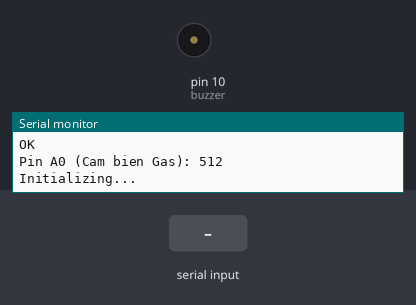
This sketch was run on a simulated Arduino Uno, built with avr-gcc and run on an emulated ATmega328P. On the bench: buzzer (waves = sounding), the last lines printed to the serial monitor. Inputs (shaded band) come from the test bench. The modem accepts every AT command (registered, SIM ready, sends succeed) and sends nothing else.

Above: at 3.2 s.
3.3 s: "1" received over the second serial link
At 6.0 s:
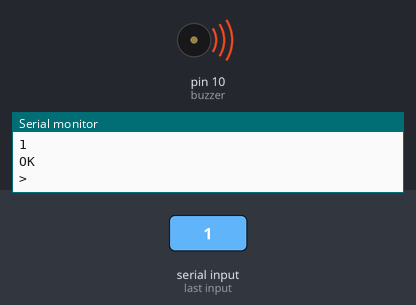
Timing chart, 0 to 7.5 s (numbered marks = the images above; inputs shaded):
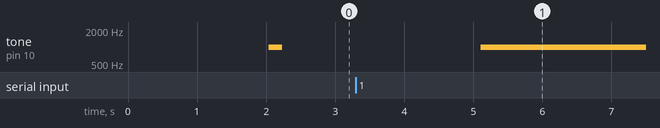

The sketch:

Gas_ModuleSim.ino
```cpp
#include <SoftwareSerial.h>
//Create software serial object to communicate with SIM800L
SoftwareSerial mySerial(3, 2); //SIM800L Tx & Rx is connected to Arduino #3 & #2

int buzzer = 10;
int smokeA0 = A5;
int sensorThres = 400;

void setup() {
  pinMode(buzzer, OUTPUT);
  pinMode(smokeA0, INPUT);
  //Begin serial communication with Arduino and Arduino IDE
  Serial.begin(9600);

  //Begin serial communication with Arduino and SIM800L
  mySerial.begin(9600);
  //Kiem tra tinh trang sim
  mySerial.println("AT"); //Once the handshake test is successful, it will back to OK
  updateSerial();
  mySerial.println("AT+CSQ"); //Signal quality test, value range is 0-31 , 31 is the best
  updateSerial();
  mySerial.println("AT+CCID"); //Read SIM information to confirm whether the SIM is plugged
  updateSerial();
  mySerial.println("AT+CREG?"); //Check whether it has registered in the network
  updateSerial();
}

void loop() {
  int analogSensor = analogRead(smokeA0);

  Serial.print("Pin A0 (Cam bien Gas): ");
  Serial.println(analogSensor);
  // Checks if it has reached the threshold value
  if (analogSensor > sensorThres)
  {
    tone(buzzer, 1000, 200);
    Serial.println("Initializing...");
    delay(1000);

    mySerial.println("AT"); //Once the handshake test is successful, it will back to OK
    updateSerial();

    mySerial.println("AT+CMGF=1"); // Configuring TEXT mode
    updateSerial();
    mySerial.println("AT+CMGS=\"+ZZxxxxxxxxxx\"");//change ZZ with country code and xxxxxxxxxxx with phone number to sms (+84 VietNam)
    updateSerial();
    mySerial.print("CANH BAO KHI GA: NGUY HIEM!"); //text content
    updateSerial();
    mySerial.write(26);
    while(analogSensor > sensorThres){
      //Tiep Tuc Hu coi neu gia tri GAS > 400
      tone(buzzer, 1000, 200);
    }
    //Waiting 30 second before start again
    delay(30000);
  }
  else
  {
    noTone(buzzer);
  }
  delay(1000);
}

void updateSerial()
{
  delay(500);
  while (Serial.available())
  {
    mySerial.write(Serial.read());//Forward what Serial received to Software Serial Port
  }
  while(mySerial.available())
  {
    Serial.write(mySerial.read());//Forward what Software Serial received to Serial Port
  }
}
```
